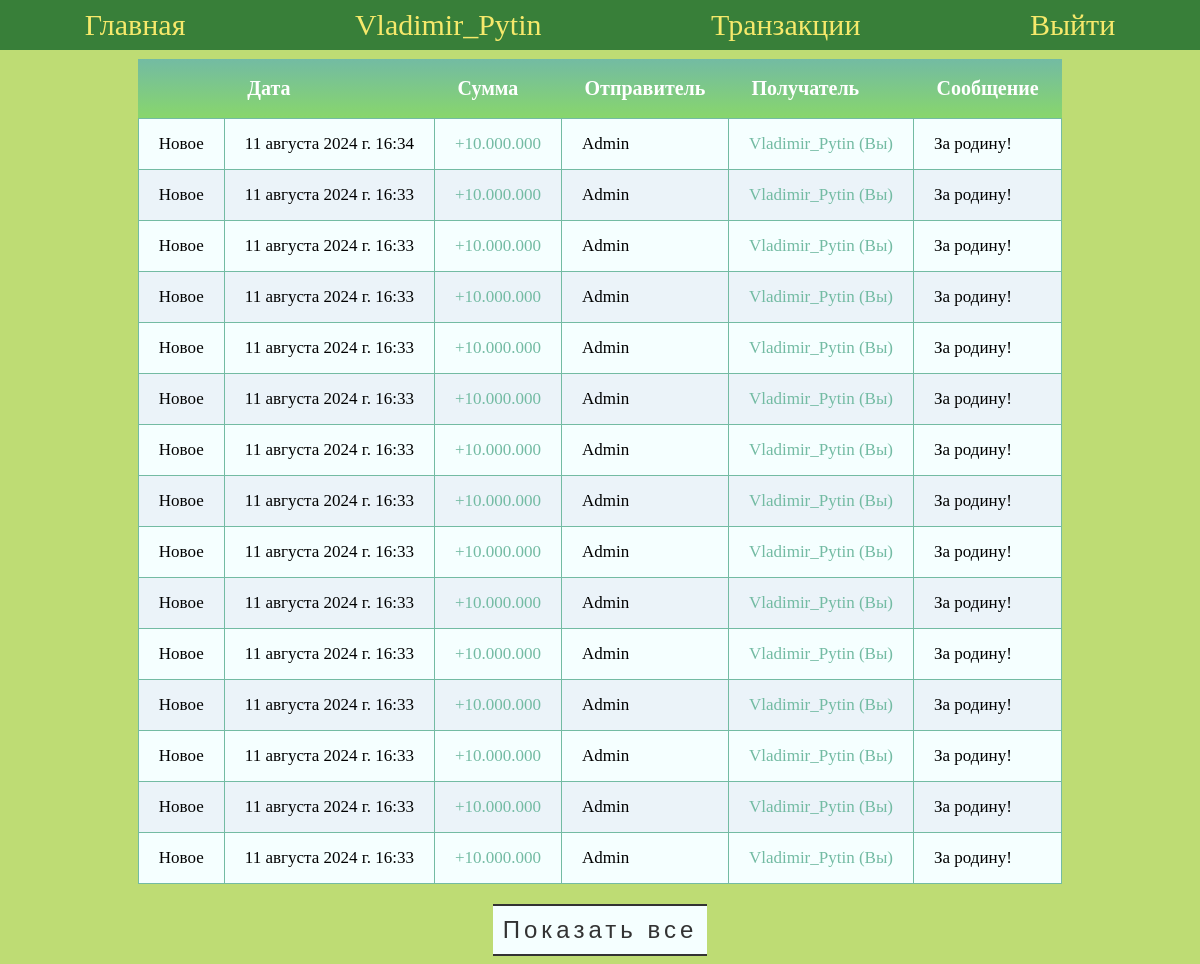
/transactions/ (signed in), run on an earlier commit of the app's database.
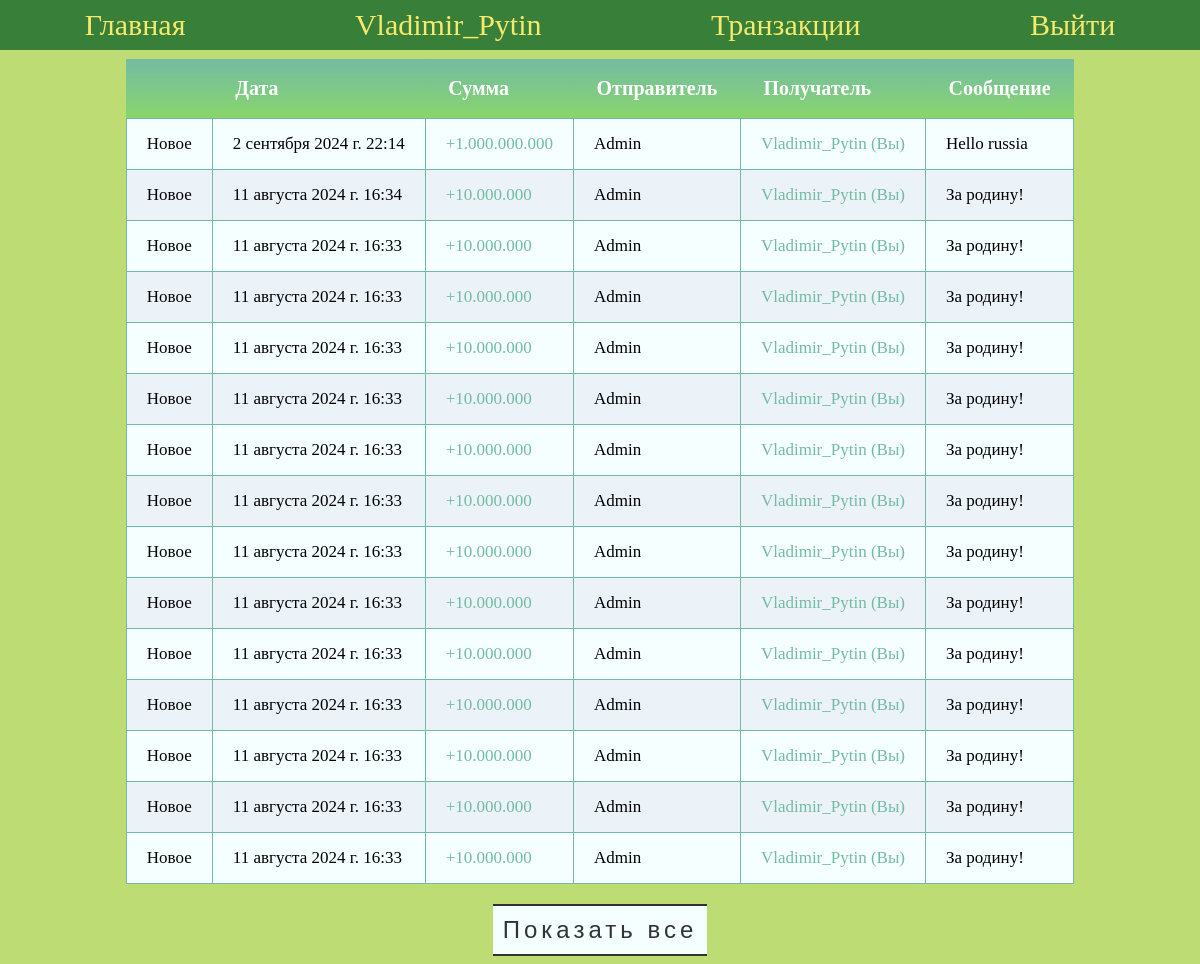
And on a later commit of the database.
### transition/models.py (models this page shows, shortened)
class TransferModel(models.Model):
    class Meta:
        verbose_name = 'транзакцию'
        verbose_name_plural = 'Транзакции'
        ordering = ['-date']
    user = models.ForeignKey(User, null=True, on_delete=models.CASCADE, related_name='user_sender', verbose_name='Отправитель')
    other_user = models.ForeignKey(User, null=True, on_delete=models.CASCADE, related_name='user_recipient', verbose_name='Получатель')
    commentary = models.TextField(max_length=100, blank=True, null=True, verbose_name='Комментарий')
    date = models.DateTimeField(auto_now_add=True, verbose_name='Дата')
    translation_money = models.IntegerField(verbose_name='Сумма')
    read_status_sender = models.BooleanField(default=False, blank=True, null=True, verbose_name='Отправитель прочитал')
    read_status_recipient = models.BooleanField(default=False, blank=True, null=True, verbose_name='Получатель прочитал')

### transition/views.py (the view)
# urls.py: path('transactions/', transactions),
def transactions(request):
    user = request.user
    new_transitions = []
    for i in user.userprofile.transition.all():
        if user == i.user:
            if i.read_status_sender == False:
                new_transitions.append(i)
                i.read_status_sender = True
                i.save()
        elif user == i.other_user:
            if i.read_status_recipient == False:
                new_transitions.append(i)
                i.read_status_recipient = True
                i.save()
    return render(request, 'user_transactions.html', {'user_transition': user.userprofile.transition, 'user_transition_new': new_transitions})

### transition/models.py (called while the page is built)
    def get_new_transitions(self):
        result = 0
        for i in self.transition.all():
            if self.profile == i.user:
                if not i.read_status_sender:
                    result += 1
            elif self.profile == i.other_user:
                if not i.read_status_recipient:
                    result += 1
        if result > 99:
            return '99+'
        return result

### templates/user_transactions.html (shortened to what this page needs)
{% extends "base.html" %}
{% block content %}
<div id="tranc-table">
<table class="table_blur">
    <tr>
        {% if user_transition_new %}
        <th></th>
        {% endif %}
        <th>Дата</th>
        <th>Сумма</th>
        <th>Отправитель</th>
        <th>Получатель</th>
        <th>Сообщение</th>
    </tr>
    {% if user_transition_new %}
        {% for i in user_transition_new %}
        <tr class="tr-item">
            {% if user == i.user %}
                <td style="border: 1px solid #FF7777;">Новое</td>
                <td style="border: 1px solid #FF7777;">{{ i.date }}</td>
                <td style="color: #FF7777; border: 1px solid #FF7777;" class="money">-{{ i.translation_money }}</td>
                <td style="border: 1px solid #FF7777; color: #73BBA3;">{{ i.user }} (Вы)</td>
                <td style="border: 1px solid #FF7777;">{{ i.other_user }}</td>
                <td style="border: 1px solid #FF7777;">{{ i.commentary }}</td>
            {% else %}
                <td style="border: 1px solid #73BBA3;">Новое</td>
                <td style="border: 1px solid #73BBA3;">{{ i.date }}</td>
                <td style="color: #73BBA3; border: 1px solid #73BBA3;" class="money">+{{ i.translation_money }}</td>
                <td style="border: 1px solid #73BBA3;">{{ i.user }}</td>
                <td style="border: 1px solid #73BBA3; color: #73BBA3;">{{ i.other_user }} (Вы)</td>
                <td style="border: 1px solid #73BBA3;">{{ i.commentary }}</td>
            {% endif %}
        </tr>
        {% endfor %}
    {% endif %}
</table>
</div>
<div id="btn-div">
<button id="show-more" style="display: none;">Показать все</button>
</div>
{% endblock %}

### templates/base.html (shortened to what this page needs)
{% load static %}
<!DOCTYPE html>
<html lang="en">
<head>
    <link rel="stylesheet" href="{% static 'css/style.css' %}">
</head>
<body>
    {% include "navbar.html" %}
    {% block content %}
    {% endblock %}
</body>
</html>

### templates/navbar.html
<nav>
    <div class="nav-menu">
        {% if user.is_authenticated %}
            <a href="/" id=''> Главная</a>
            <a href="/user_profile/{{ user.id }}/{{ user.id }}/">{{ user }} </a>
            <a href="/transactions/" id="transactions-nav">Транзакции {% if user.userprofile.get_new_transitions%}<span class="notification">{{user.userprofile.get_new_transitions}}</span> {% endif %}</a>
            <a href="/logout/">Выйти</a>
        {% else %}
        <a href="/register/">Регистрация</a>
        <a href="/login/">Войти</a>
        {% endif %}
    </div>
</nav>

### staticbase/css/style.css (style rules this page uses)
body { background-color: #BEDC74; color: white; }
.nav-menu > a { font-size: 30px; text-decoration: none; color: #F6E96B; transition: 0.5s; }
.nav-menu { position: fixed; top: 0; left: 0; height: 50px; width: 100%; display: flex; justify-content: space-around; align-items: center; background-color: #387F39; z-index: 999; }
.table_blur { font-size: 17px; background: #f5ffff; border-collapse: collapse; text-align: left; }
.table_blur th { background: linear-gradient(#73BBA3, #88D66C); color: white; font-size: 20px; padding: 18px 23px; position: relative; }
.table_blur tr:nth-child(odd) { background: #ebf3f9; }
.table_blur td { padding: 15px 20px; position: relative; }
#tranc-table { color: black; width: 100%; display: flex; justify-content: center; margin-top: 5%; }
#transactions-nav { position: relative; }
#btn-div { width: 100%; min-height: 50px; display: flex; justify-content: center; margin-top: 20px; }
#show-more { background-color: #f5ffff; border: none; padding: 10px; font-size: 24px; color: #333; border-top: 2px solid #333; border-bottom: 2px solid #333; letter-spacing: 4px; transition: all .5s; }

What changed in the data, as far as the page shows it:
no longer on this page (row unchanged): TransferModel: date "11 августа 2024 г. 16:33", translation_money "10.000.000", user "Admin", other_user "Vladimir_Pytin", commentary "За родину!"
added TransferModel: date "2 сентября 2024 г. 22:14", translation_money "1.000.000.000", user "Admin", other_user "Vladimir_Pytin", commentary "Hello russia"
